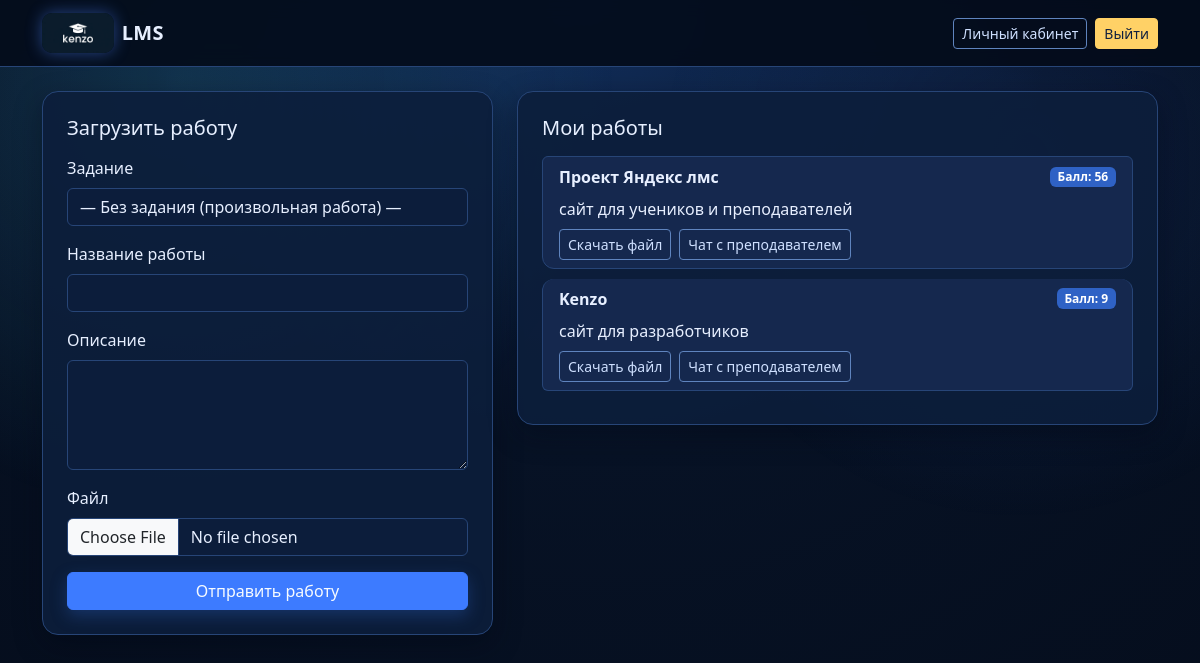
The page /dashboard (signed in) on the database its author committed.
### app/models.py (models this page shows, shortened)
class Submission(db.Model):
    id = db.Column(db.Integer, primary_key=True)
    title = db.Column(db.String(150), nullable=False)
    description = db.Column(db.Text, nullable=False)
    filename = db.Column(db.String(255), nullable=False)
    score = db.Column(db.Integer, default=0)
    teacher_comment = db.Column(db.Text, nullable=True)
    created_at = db.Column(db.DateTime, default=datetime.utcnow)
    assignment_id = db.Column(db.Integer, db.ForeignKey("assignment.id"), nullable=True)
    assignment = db.relationship("Assignment", back_populates="submissions")
    author_id = db.Column(db.Integer, db.ForeignKey("user.id"), nullable=False)
    author = db.relationship("User", back_populates="submissions")
    feedback_messages = db.relationship(
        "FeedbackMessage",
        back_populates="submission",
        cascade="all, delete-orphan",
        order_by="FeedbackMessage.created_at.asc()",
    )
    @property
    def is_submitted_late(self) -> bool:
        if not self.assignment or self.assignment.due_at is None or self.created_at is None:
            return False
        return self.created_at > self.assignment.due_at

### app/routes/main.py (the view, shortened to what this page needs)
@main_bp.route("/dashboard", methods=["GET", "POST"])
@login_required
def dashboard():
    form = SubmissionForm()
    form.assignment_id.choices = _submission_assignment_choices()
    items = (
        Submission.query.options(joinedload(Submission.assignment))
        .filter_by(author_id=current_user.id)
        .order_by(Submission.created_at.desc())
        .all()
    )
    return render_template("dashboard.html", form=form, items=items)

### app/forms.py
class SubmissionForm(FlaskForm):
    assignment_id = SelectField(
        "Задание",
        coerce=int,
        choices=[(0, "— Без задания (произвольная работа) —")],
    )
    title = StringField("Название работы", validators=[DataRequired(), Length(min=3, max=150)])
    description = TextAreaField("Описание", validators=[DataRequired(), Length(min=10)])
    file = FileField(
        "Файл",
        validators=[
            FileRequired(),
            FileAllowed(["pdf", "docx", "txt", "png", "jpg", "jpeg"], "Недопустимый формат файла"),
        ],
    )
    submit = SubmitField("Отправить работу")

### app/models.py (called while the page is built)
@login_manager.user_loader
def load_user(user_id: str):
    return User.query.get(int(user_id))

### app/routes/main.py (called while the page is built)
def _submission_assignment_choices():
    rows = Assignment.query.order_by(Assignment.created_at.desc()).all()
    choices = [(0, "— Без задания (произвольная работа) —")]
    for a in rows:
        if a.due_at:
            label = f"{a.title} — срок {a.due_at.strftime('%d.%m.%Y %H:%M')}"
        else:
            label = f"{a.title} (без дедлайна)"
        choices.append((a.id, label))
    return choices

### app/templates/dashboard.html (shortened to what this page needs)
{% extends "base.html" %}
{% block content %}
<div class="row g-4">
    <div class="col-lg-5">
        <div class="card shadow-sm">
            <div class="card-body p-4">
                <h2 class="h5 mb-3">Загрузить работу</h2>
                <form method="post" enctype="multipart/form-data">
                    <div class="mb-3">
                        {{ form.assignment_id.label(class="form-label") }}
                        {{ form.assignment_id(class="form-select") }}
                    </div>
                    <div class="mb-3">
                        {{ form.title.label(class="form-label") }}
                        {{ form.title(class="form-control") }}
                    </div>
                    <div class="mb-3">
                        {{ form.description.label(class="form-label") }}
                        {{ form.description(class="form-control", rows=4) }}
                    </div>
                    <div class="mb-3">
                        {{ form.file.label(class="form-label") }}
                        {{ form.file(class="form-control") }}
                    </div>
                    {{ form.submit(class="btn btn-primary w-100") }}
                </form>
            </div>
        </div>
    </div>
    <div class="col-lg-7">
        <div class="card shadow-sm">
            <div class="card-body p-4">
                <h2 class="h5 mb-3">Мои работы</h2>
                {% if items %}
                    <div class="list-group">
                        {% for item in items %}
                            <div class="list-group-item">
                                <div class="d-flex justify-content-between align-items-center flex-wrap gap-2">
                                    <strong>{{ item.title }}</strong>
                                    <span class="d-flex gap-1 flex-wrap">
                                        <span class="badge text-bg-primary">Балл: {{ item.score }}</span>
                                    </span>
                                </div>
                                <p class="mb-2 mt-2">{{ item.description }}</p>
                                <div class="d-flex gap-2">
                                    <a href="{{ url_for('main.uploaded_file', filename=item.filename) }}" class="btn btn-sm btn-outline-secondary">Скачать файл</a>
                                    <a href="{{ url_for('main.feedback_chat', submission_id=item.id) }}" class="btn btn-sm btn-outline-primary">Чат с преподавателем</a>
                                </div>
                            </div>
                        {% endfor %}
                    </div>
                {% else %}
                    <p class="text-muted">У вас пока нет загруженных работ.</p>
                {% endif %}
            </div>
        </div>
    </div>
</div>
{% endblock %}

### app/static/css/style.css (style rules this page uses)
:root { --bg-main: #071225; --bg-surface: #0f1f3d; --bg-surface-soft: #15284e; --border-color: #274577; --text-main: #e7efff; --text-muted: #9db4de; --primary: #3d7bff; --primary-hover: #5690ff; --accent: #45c6ff; }
body { background: radial-gradient(circle at top, #122e5b 0%, var(--bg-main) 45%, #050d1c 100%); color: var(--text-main); min-height: 100vh; }
body::before { content: ""; position: fixed; inset: 0; pointer-events: none; background: radial-gradient(circle at 15% 10%, rgba(69, 198, 255, 0.18), transparent 35%), radial-gradient(circle at 85% 20%, rgba(61, 123, 255, 0.12), transparent 30%); z-index: -1; }
.card { background: rgba(13, 30, 59, 0.9); border: 1px solid var(--border-color); border-radius: 1rem; color: var(--text-main); box-shadow: 0 10px 28px rgba(2, 8, 20, 0.4) !important; transition: transform 0.2s ease, box-shadow 0.2s ease; }
.list-group-item { background: var(--bg-surface-soft); border: 1px solid var(--border-color); border-radius: 0.75rem; margin-bottom: 0.6rem; color: var(--text-main); }
.form-control, .form-select { background: #0c1d3b; border: 1px solid var(--border-color); color: var(--text-main); }
.form-control::placeholder { color: #89a6d8; }
a { color: #8fbeff; }
.btn-primary, .btn-success, .btn-info { background: var(--primary); border-color: var(--primary); color: #f7fbff; box-shadow: 0 6px 16px rgba(44, 94, 191, 0.35); }
.btn-outline-light, .btn-outline-primary, .btn-outline-secondary, .btn-outline-success, .btn-outline-info { color: #cfe0ff; border-color: #5f84be; }
.btn { position: relative; overflow: hidden; transition: transform 0.22s ease, box-shadow 0.22s ease, background-color 0.22s ease, border-color 0.22s ease, color 0.22s ease; }
.btn::before { content: ""; position: absolute; top: -120%; left: -30%; width: 55%; height: 320%; background: linear-gradient(to right, transparent, rgba(255, 255, 255, 0.28), transparent); transform: rotate(22deg); opacity: 0; transition: left 0.45s ease, opacity 0.2s ease; pointer-events: none; }
.badge.text-bg-primary { background-color: #2f62c5 !important; }

### rows shown on the page
Submission: title "Проект Яндекс лмс", score "56", description "сайт для учеников и преподавателей"
Submission: title "Kenzo", score "9", description "сайт для разработчиков"
